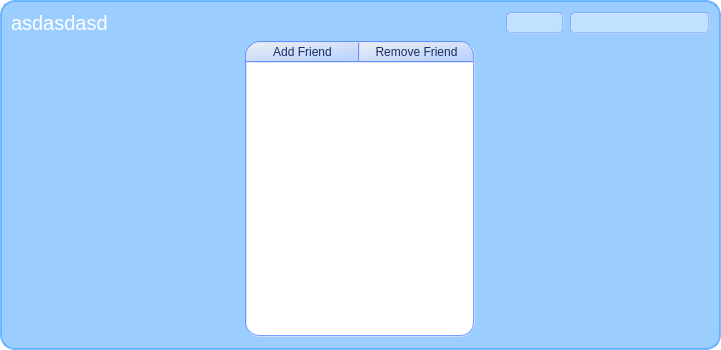
<?xml version="1.0" encoding="UTF-8"?>
<ui version="4.0">
 <class>Communications</class>
 <widget class="QWidget" name="Communications">
  <property name="geometry">
   <rect>
    <x>0</x>
    <y>0</y>
    <width>721</width>
    <height>350</height>
   </rect>
  </property>
  <property name="windowTitle">
   <string>Communications</string>
  </property>
  <property name="styleSheet">
   <string>QWidget#Communications {
	background-color: rgba(255, 255, 255, 0);
}

QFrame#MainFrame {
	background-color: rgba(85, 170, 255, 150);
	border: 2px solid rgba(85, 170, 255, 200);
	border-radius:15px;
}

QComboBox {
	color: rgb(255, 255, 255);
	background-color: rgba(255, 255, 255, 100);
	border: 2px groove white;
	border-color: rgba(86, 128, 255, 100);
	border-radius: 5px;
	padding: 1px 5px;
	font: 8pt;
}

QComboBox::drop-down:!editable { 
	subcontrol-position: center right; 
	width: 0px; 
	height: 0px;
	padding-right: 0px;
	background-color: rgba(255, 255, 255, 100);
	color: rgb(255, 255, 255);
}

QLineEdit {
	color: rgb(101, 122, 255);
	background-color: rgba(255, 255, 255, 100);
	selection-color: rgb(255, 255, 255);
	selection-background-color: rgb(101, 122, 255);
	border: 2px groove white;
	border-color: rgba(86, 128, 255, 100);
	border-radius: 5px;
	padding: 1px 5px;
	font: 8pt;
}

QListView#listWidget_Friends {
	background-image: url(:/images/labelContacts.png);
	background-position: bottom right; 
	background-repeat: no-repeat;
	color: rgb(130, 195, 255);
	background-color: rgb(255, 255, 255);
	selection-color: rgb(255, 255, 255);
	selection-background-color: rgba(86, 128, 255, 200);
	border: 2px groove white;
	border-radius: 15px;
	border-top-left-radius: 0px;
	border-top-right-radius: 3px;
	border-color: rgba(86, 128, 255, 200);
	padding: 10px 0px;
	margin: 0px;
	margin-bottom: 2px;
}

QPushButton#pushButton_AddFriend {
	max-height: 15px;
	color: rgb(25, 44, 98);
	background-color: qlineargradient(spread:pad, x1:0, y1:0, x2:0.676, y2:1, stop:0 rgba(240, 240, 240, 255), stop:1 rgba(188, 212, 255, 255));
	border: 2px groove white;
	border-bottom: 0px;
	border-color: rgba(86, 128, 255, 200);
	border-radius: 15px;
	border-top-right-radius: 0px;
	border-bottom-left-radius: 0px;
	border-bottom-right-radius: 0px;
	padding: 2px 5px;
}

QPushButton#pushButton_AddFriend::pressed{
	color: rgb(74, 87, 107);
	background-color: rgba(255, 255, 255, 255);
}

QPushButton#pushButton_RemoveFriend {
	max-height: 15px;
	color: rgb(25, 44, 98);
	background-color: qlineargradient(spread:pad, x1:0, y1:0, x2:0.676, y2:1, stop:0 rgba(240, 240, 240, 255), stop:1 rgba(188, 212, 255, 255));
	border: 2px groove white;
	border-bottom: 0px;
	border-left: 0px;
	border-color: rgba(86, 128, 255, 200);
	border-radius: 15px;
	border-top-left-radius: 0px;
	border-bottom-left-radius: 0px;
	border-bottom-right-radius: 0px;
	padding: 2px 5px;
}

QPushButton#pushButton_RemoveFriend::pressed{
	color: rgb(74, 87, 107);
	background-color: rgba(255, 255, 255, 255);
}

QMenu {
	background-color: none;
}</string>
  </property>
  <layout class="QVBoxLayout" name="verticalLayout_BottomContainer">
   <property name="spacing">
    <number>0</number>
   </property>
   <property name="margin">
    <number>0</number>
   </property>
   <item>
    <widget class="QFrame" name="MainFrame">
     <property name="frameShape">
      <enum>QFrame::StyledPanel</enum>
     </property>
     <property name="frameShadow">
      <enum>QFrame::Raised</enum>
     </property>
     <layout class="QHBoxLayout" name="horizontalLayout_4">
      <item>
       <layout class="QHBoxLayout" name="horizontalLayout">
        <item>
         <layout class="QVBoxLayout" name="verticalLayout">
          <item>
           <layout class="QHBoxLayout" name="horizontalLayout_2">
            <item>
             <widget class="QLabel" name="label_UserName">
              <property name="font">
               <font>
                <pointsize>15</pointsize>
                <weight>50</weight>
                <bold>false</bold>
               </font>
              </property>
              <property name="styleSheet">
               <string>color: rgb(255, 255, 255);background-color: rgba(255, 255, 255, 0);</string>
              </property>
              <property name="text">
               <string>asdasdasd</string>
              </property>
             </widget>
            </item>
            <item>
             <spacer name="horizontalSpacer">
              <property name="orientation">
               <enum>Qt::Horizontal</enum>
              </property>
              <property name="sizeHint" stdset="0">
               <size>
                <width>10</width>
                <height>1</height>
               </size>
              </property>
             </spacer>
            </item>
            <item>
             <layout class="QVBoxLayout" name="verticalLayout_5">
              <item>
               <widget class="QComboBox" name="comboBox_Status">
                <property name="font">
                 <font>
                  <pointsize>8</pointsize>
                  <weight>50</weight>
                  <italic>false</italic>
                  <bold>false</bold>
                 </font>
                </property>
                <property name="cursor">
                 <cursorShape>PointingHandCursor</cursorShape>
                </property>
                <property name="styleSheet">
                 <string/>
                </property>
                <property name="frame">
                 <bool>true</bool>
                </property>
               </widget>
              </item>
             </layout>
            </item>
            <item>
             <layout class="QVBoxLayout" name="verticalLayout_4">
              <item>
               <widget class="QLineEdit" name="lineEdit_Status">
                <property name="enabled">
                 <bool>true</bool>
                </property>
                <property name="sizePolicy">
                 <sizepolicy hsizetype="Preferred" vsizetype="Fixed">
                  <horstretch>0</horstretch>
                  <verstretch>0</verstretch>
                 </sizepolicy>
                </property>
                <property name="minimumSize">
                 <size>
                  <width>140</width>
                  <height>0</height>
                 </size>
                </property>
                <property name="font">
                 <font>
                  <pointsize>8</pointsize>
                  <weight>50</weight>
                  <italic>false</italic>
                  <bold>false</bold>
                 </font>
                </property>
                <property name="styleSheet">
                 <string>color: rgb(255, 255, 255);</string>
                </property>
                <property name="text">
                 <string/>
                </property>
                <property name="frame">
                 <bool>true</bool>
                </property>
               </widget>
              </item>
             </layout>
            </item>
            <item>
             <layout class="QVBoxLayout" name="verticalLayout_2"/>
            </item>
           </layout>
          </item>
          <item>
           <layout class="QHBoxLayout" name="horizontalLayout_FriendsAndTabWidget" stretch="0">
            <item>
             <layout class="QVBoxLayout" name="verticalLayout_3">
              <property name="spacing">
               <number>0</number>
              </property>
              <item>
               <layout class="QHBoxLayout" name="horizontalLayout_3">
                <item>
                 <widget class="QPushButton" name="pushButton_AddFriend">
                  <property name="text">
                   <string>Add Friend</string>
                  </property>
                 </widget>
                </item>
                <item>
                 <widget class="QPushButton" name="pushButton_RemoveFriend">
                  <property name="text">
                   <string>Remove Friend</string>
                  </property>
                 </widget>
                </item>
               </layout>
              </item>
              <item>
               <widget class="QListWidget" name="listWidget_Friends">
                <property name="minimumSize">
                 <size>
                  <width>180</width>
                  <height>0</height>
                 </size>
                </property>
                <property name="maximumSize">
                 <size>
                  <width>230</width>
                  <height>16777215</height>
                 </size>
                </property>
                <property name="palette">
                 <palette>
                  <active>
                   <colorrole role="WindowText">
                    <brush brushstyle="SolidPattern">
                     <color alpha="255">
                      <red>130</red>
                      <green>195</green>
                      <blue>255</blue>
                     </color>
                    </brush>
                   </colorrole>
                   <colorrole role="Button">
                    <brush brushstyle="SolidPattern">
                     <color alpha="255">
                      <red>255</red>
                      <green>255</green>
                      <blue>255</blue>
                     </color>
                    </brush>
                   </colorrole>
                   <colorrole role="Text">
                    <brush brushstyle="SolidPattern">
                     <color alpha="255">
                      <red>130</red>
                      <green>195</green>
                      <blue>255</blue>
                     </color>
                    </brush>
                   </colorrole>
                   <colorrole role="ButtonText">
                    <brush brushstyle="SolidPattern">
                     <color alpha="255">
                      <red>130</red>
                      <green>195</green>
                      <blue>255</blue>
                     </color>
                    </brush>
                   </colorrole>
                   <colorrole role="Base">
                    <brush brushstyle="SolidPattern">
                     <color alpha="255">
                      <red>255</red>
                      <green>255</green>
                      <blue>255</blue>
                     </color>
                    </brush>
                   </colorrole>
                   <colorrole role="Window">
                    <brush brushstyle="SolidPattern">
                     <color alpha="255">
                      <red>255</red>
                      <green>255</green>
                      <blue>255</blue>
                     </color>
                    </brush>
                   </colorrole>
                   <colorrole role="Highlight">
                    <brush brushstyle="SolidPattern">
                     <color alpha="200">
                      <red>86</red>
                      <green>128</green>
                      <blue>255</blue>
                     </color>
                    </brush>
                   </colorrole>
                   <colorrole role="HighlightedText">
                    <brush brushstyle="SolidPattern">
                     <color alpha="255">
                      <red>255</red>
                      <green>255</green>
                      <blue>255</blue>
                     </color>
                    </brush>
                   </colorrole>
                  </active>
                  <inactive>
                   <colorrole role="WindowText">
                    <brush brushstyle="SolidPattern">
                     <color alpha="255">
                      <red>130</red>
                      <green>195</green>
                      <blue>255</blue>
                     </color>
                    </brush>
                   </colorrole>
                   <colorrole role="Button">
                    <brush brushstyle="SolidPattern">
                     <color alpha="255">
                      <red>255</red>
                      <green>255</green>
                      <blue>255</blue>
                     </color>
                    </brush>
                   </colorrole>
                   <colorrole role="Text">
                    <brush brushstyle="SolidPattern">
                     <color alpha="255">
                      <red>130</red>
                      <green>195</green>
                      <blue>255</blue>
                     </color>
                    </brush>
                   </colorrole>
                   <colorrole role="ButtonText">
                    <brush brushstyle="SolidPattern">
                     <color alpha="255">
                      <red>130</red>
                      <green>195</green>
                      <blue>255</blue>
                     </color>
                    </brush>
                   </colorrole>
                   <colorrole role="Base">
                    <brush brushstyle="SolidPattern">
                     <color alpha="255">
                      <red>255</red>
                      <green>255</green>
                      <blue>255</blue>
                     </color>
                    </brush>
                   </colorrole>
                   <colorrole role="Window">
                    <brush brushstyle="SolidPattern">
                     <color alpha="255">
                      <red>255</red>
                      <green>255</green>
                      <blue>255</blue>
                     </color>
                    </brush>
                   </colorrole>
                   <colorrole role="Highlight">
                    <brush brushstyle="SolidPattern">
                     <color alpha="200">
                      <red>86</red>
                      <green>128</green>
                      <blue>255</blue>
                     </color>
                    </brush>
                   </colorrole>
                   <colorrole role="HighlightedText">
                    <brush brushstyle="SolidPattern">
                     <color alpha="255">
                      <red>255</red>
                      <green>255</green>
                      <blue>255</blue>
                     </color>
                    </brush>
                   </colorrole>
                  </inactive>
                  <disabled>
                   <colorrole role="WindowText">
                    <brush brushstyle="SolidPattern">
                     <color alpha="255">
                      <red>130</red>
                      <green>195</green>
                      <blue>255</blue>
                     </color>
                    </brush>
                   </colorrole>
                   <colorrole role="Button">
                    <brush brushstyle="SolidPattern">
                     <color alpha="255">
                      <red>255</red>
                      <green>255</green>
                      <blue>255</blue>
                     </color>
                    </brush>
                   </colorrole>
                   <colorrole role="Text">
                    <brush brushstyle="SolidPattern">
                     <color alpha="255">
                      <red>130</red>
                      <green>195</green>
                      <blue>255</blue>
                     </color>
                    </brush>
                   </colorrole>
                   <colorrole role="ButtonText">
                    <brush brushstyle="SolidPattern">
                     <color alpha="255">
                      <red>130</red>
                      <green>195</green>
                      <blue>255</blue>
                     </color>
                    </brush>
                   </colorrole>
                   <colorrole role="Base">
                    <brush brushstyle="SolidPattern">
                     <color alpha="255">
                      <red>255</red>
                      <green>255</green>
                      <blue>255</blue>
                     </color>
                    </brush>
                   </colorrole>
                   <colorrole role="Window">
                    <brush brushstyle="SolidPattern">
                     <color alpha="255">
                      <red>255</red>
                      <green>255</green>
                      <blue>255</blue>
                     </color>
                    </brush>
                   </colorrole>
                   <colorrole role="Highlight">
                    <brush brushstyle="SolidPattern">
                     <color alpha="200">
                      <red>86</red>
                      <green>128</green>
                      <blue>255</blue>
                     </color>
                    </brush>
                   </colorrole>
                   <colorrole role="HighlightedText">
                    <brush brushstyle="SolidPattern">
                     <color alpha="255">
                      <red>255</red>
                      <green>255</green>
                      <blue>255</blue>
                     </color>
                    </brush>
                   </colorrole>
                  </disabled>
                 </palette>
                </property>
                <property name="horizontalScrollBarPolicy">
                 <enum>Qt::ScrollBarAlwaysOff</enum>
                </property>
               </widget>
              </item>
             </layout>
            </item>
           </layout>
          </item>
         </layout>
        </item>
       </layout>
      </item>
     </layout>
     <zorder></zorder>
     <zorder></zorder>
     <zorder></zorder>
    </widget>
   </item>
  </layout>
 </widget>
 <resources/>
 <connections/>
</ui>
